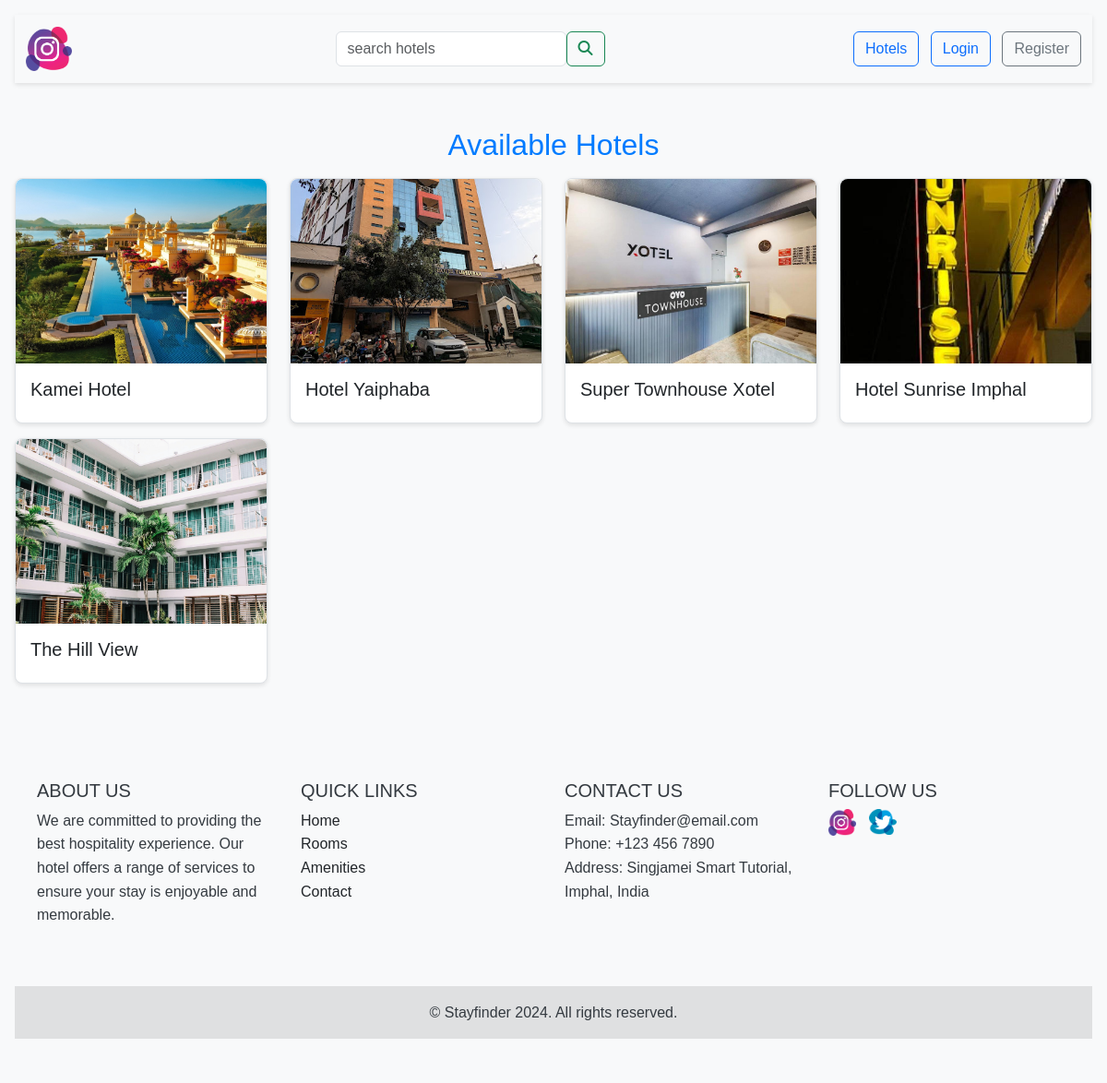
Screenshot of /hotels/ with the database file from the repository.
### StayfinderApp/models.py (models this page shows, shortened)
class Hotel(models.Model):
    hotel_name = models.CharField(max_length=255)
    location = models.CharField(max_length=255)
    longitude = models.CharField(max_length=50,blank=True, null=True )
    latitude = models.CharField(max_length=50 ,blank=True, null=True)
    hotel_banner = models.FileField(upload_to="hotel_image" , blank=True, null=True, default='no_image/noimage.png')
    interior_image = models.FileField(upload_to="hotel_image" ,blank=True, null=True,  default='no_image/noimage.png')
    user_role = models.ForeignKey(UserRole, on_delete=models.CASCADE, related_name='hotels')
    phone_number = models.CharField(max_length=255)
    email = models.CharField(max_length=255)
    picked_of_day=models.BooleanField(default=False)

### StayfinderApp/views.py (the view)
# urls.py: path('hotels/',views.hotels, name="hotels"),
def hotels(request):
    hotel_lists = Hotel.objects.all()
    context={
        "hotel_lists":hotel_lists
    }
    return render(request, 'hotels.html', context)

### StayfinderApp/templates/hotels.html
{% extends 'base.html' %}
{% block content %}
<div class="row">
  {% if is_search %}
    <h2 class="text-center" style="color:green;">Search Results</h2>
    {% else %}
    <h2 class="text-center mt-4">Available Hotels</h2>
    {% endif %}
    {% if hotel_lists %}
    {% for hotel in hotel_lists %}
      <div class="col-sm-6 col-md-3 col-lg-3 mb-3 mb-2">
      <a href="/hotel_details/?hotel={{hotel.id}}">
        <div class="card">
          <img src="{{ hotel.hotel_banner.url }}" class="card-img-top" alt="..." />
          <div class="card-body">
            <h5 class="card-title">{{ hotel.hotel_name }}</h5>
          </div>
        </div>
      </a>
      </div>
    {% endfor %}
    {% else %}
    <h3 style="color: red;  text-align: center;" class="mt-4 mb-5" > Search not found! Please try another hotels </h3>
      {% endif %}
  </div>
{% endblock %}

### StayfinderApp/templates/base.html (style rules this page uses)
body { font-family: 'Arial', sans-serif; line-height: 1.6; background-color: #f8f9fa; color: #343a40; margin: 0; padding: 0; }
h2 { margin-top: 2rem; margin-bottom: 1rem; color: #007bff; text-align: center; }
.card { border: 1px solid #dee2e6; border-radius: 0.5rem; transition: transform 0.2s; box-shadow: 0 2px 5px rgba(0,0,0,0.1); }
.card-img-top { width: 100%; height: 200px; object-fit: cover; border-top-left-radius: 0.5rem; border-top-right-radius: 0.5rem; }
a { text-decoration: none; }

### rows the page displays
Hotel: hotel_banner (picture), hotel_name "Kamei Hotel"
Hotel: hotel_banner (picture), hotel_name "Hotel Yaiphaba"
Hotel: hotel_banner (picture), hotel_name "Super Townhouse Xotel"
Hotel: hotel_banner (picture), hotel_name "Hotel Sunrise Imphal"
Hotel: hotel_banner (picture), hotel_name "The Hill View"
